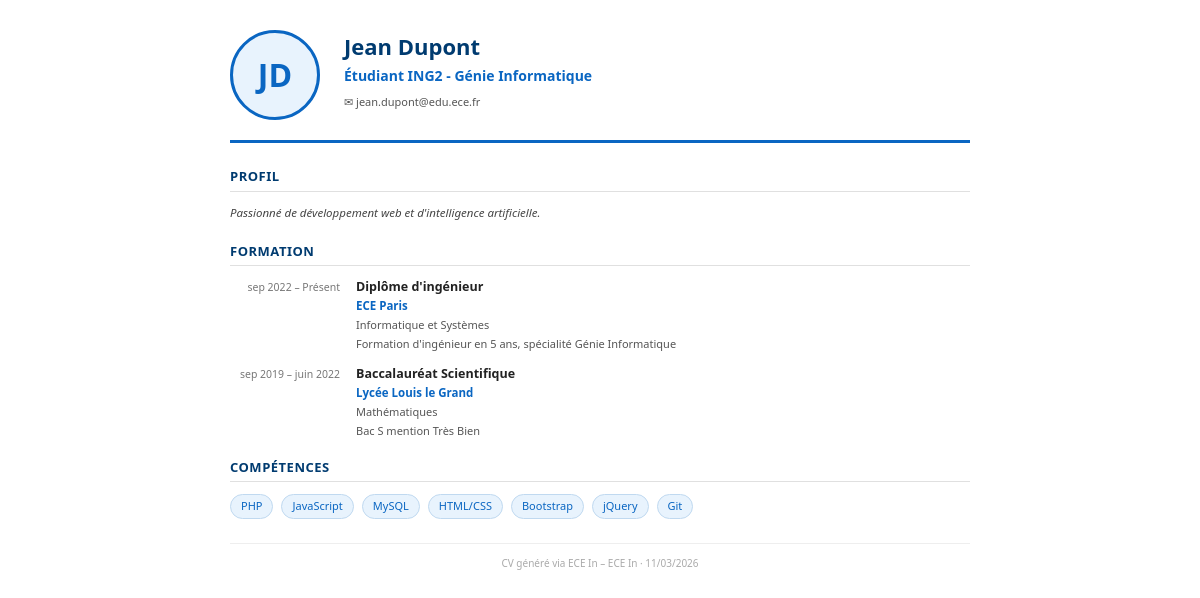
/cv/generer_cv.php (signed in), run on the app's committed database.
### tables this page shows
CREATE TABLE IF NOT EXISTS utilisateurs (
    id INT AUTO_INCREMENT PRIMARY KEY,
    pseudo VARCHAR(50) NOT NULL UNIQUE,
    email VARCHAR(100) NOT NULL UNIQUE,
    mot_de_passe VARCHAR(255) NOT NULL,
    nom VARCHAR(100) NOT NULL,
    prenom VARCHAR(100) NOT NULL,
    role ENUM('auteur', 'administrateur') NOT NULL DEFAULT 'auteur',
    photo VARCHAR(255) DEFAULT 'assets/images/default_avatar.png',
    image_fond VARCHAR(255) DEFAULT 'assets/images/default_bg.jpg',
    titre VARCHAR(200) DEFAULT NULL,
    biographie TEXT DEFAULT NULL,
    localisation VARCHAR(200) DEFAULT NULL,
    site_web VARCHAR(255) DEFAULT NULL,
    telephone VARCHAR(30) DEFAULT NULL,
    date_naissance DATE DEFAULT NULL,
    date_inscription DATETIME NOT NULL DEFAULT CURRENT_TIMESTAMP,
    derniere_connexion DATETIME DEFAULT NULL,
    actif TINYINT(1) NOT NULL DEFAULT 1,
    INDEX idx_email (email),
    INDEX idx_pseudo (pseudo)
);

CREATE TABLE IF NOT EXISTS formations (
    id INT AUTO_INCREMENT PRIMARY KEY,
    utilisateur_id INT NOT NULL,
    etablissement VARCHAR(200) NOT NULL,
    diplome VARCHAR(200) NOT NULL,
    domaine VARCHAR(200) DEFAULT NULL,
    date_debut DATE NOT NULL,
    date_fin DATE DEFAULT NULL,
    en_cours TINYINT(1) DEFAULT 0,
    description TEXT DEFAULT NULL,
    lieu VARCHAR(200) DEFAULT NULL,
    FOREIGN KEY (utilisateur_id) REFERENCES utilisateurs(id) ON DELETE CASCADE,
    INDEX idx_utilisateur (utilisateur_id)
);

### config/config.php (called while the page is built, shortened)
<?php
function h(string $data): string {
    return htmlspecialchars($data, ENT_QUOTES, 'UTF-8');
}

### cv/generer_cv.php (the view, shortened to what this page needs)
<?php
require_once __DIR__ . '/../config/config.php';
$pdo    = getDB();
$userId = $_SESSION['utilisateur_id'];
$stmtUser = $pdo->prepare("SELECT * FROM utilisateurs WHERE id = ?");
$stmtUser->execute([$userId]);
$user = $stmtUser->fetch();
$stmtForm = $pdo->prepare("SELECT * FROM formations WHERE utilisateur_id = ? ORDER BY date_debut DESC");
$stmtForm->execute([$userId]);
$formations = $stmtForm->fetchAll();
$competences = ['PHP', 'JavaScript', 'MySQL', 'HTML/CSS', 'Bootstrap', 'jQuery', 'Git'];
$moisFr = [
    1 => 'jan', 2 => 'fév', 3 => 'mar', 4 => 'avr', 5 => 'mai', 6 => 'juin',
    7 => 'juil', 8 => 'août', 9 => 'sep', 10 => 'oct', 11 => 'nov', 12 => 'déc',
];
function formatCVDate($date) {
    global $moisFr;
    return $moisFr[(int)date('n', strtotime($date))] . ' ' . date('Y', strtotime($date));
}
?>
<!DOCTYPE html>
<html lang="fr">
<head>
</head>
<body>
<div class="cv-wrapper">
    <div class="cv-header">
        <?php
        $photoSrc = BASE_PATH . '/' . ($user['photo'] ?? '');
        if ($user['photo'] && file_exists($photoSrc) && !str_contains($user['photo'], 'default_avatar')):
        ?>
        <img src="<?= h('../' . $user['photo']) ?>" alt="Photo" class="cv-photo">
        <?php else: ?>
        <div class="cv-photo-placeholder">
            <?= strtoupper(mb_substr($user['prenom'], 0, 1) . mb_substr($user['nom'], 0, 1)) ?>
        </div>
        <?php endif; ?>
        <div style="flex:1">
            <div class="cv-nom"><?= h($user['prenom'] . ' ' . $user['nom']) ?></div>
            <?php if ($user['titre']): ?>
            <div class="cv-titre"><?= h($user['titre']) ?></div>
            <?php endif; ?>
            <div class="cv-contacts">
                <?php if ($user['email']): ?>
                <div class="cv-contact-item">✉ <?= h($user['email']) ?></div>
                <?php endif; ?>
            </div>
        </div>
    </div>
    <?php if ($user['biographie']): ?>
    <div class="cv-section">
        <div class="cv-section-title">Profil</div>
        <p class="cv-bio"><?= nl2br(h($user['biographie'])) ?></p>
    </div>
    <?php endif; ?>
    <?php if (!empty($formations)): ?>
    <div class="cv-section">
        <div class="cv-section-title">Formation</div>
        <?php foreach ($formations as $f): ?>
        <div class="cv-item">
            <div class="cv-item-dates">
                <?= formatCVDate($f['date_debut']) ?> –
                <?= $f['en_cours'] ? 'Présent' : formatCVDate($f['date_fin']) ?>
            </div>
            <div class="cv-item-content">
                <div class="cv-item-title"><?= h($f['diplome']) ?></div>
                <div class="cv-item-subtitle"><?= h($f['etablissement']) ?><?= $f['lieu'] ? ', ' . h($f['lieu']) : '' ?></div>
                <?php if ($f['domaine']): ?>
                <div class="cv-item-desc"><?= h($f['domaine']) ?></div>
                <?php endif; ?>
                <?php if ($f['description']): ?>
                <div class="cv-item-desc"><?= nl2br(h($f['description'])) ?></div>
                <?php endif; ?>
            </div>
        </div>
        <?php endforeach; ?>
    </div>
    <?php endif; ?>
    <div class="cv-section">
        <div class="cv-section-title">Compétences</div>
        <div class="competences-grid">
            <?php foreach ($competences as $comp): ?>
            <span class="competence-badge"><?= h($comp) ?></span>
            <?php endforeach; ?>
        </div>
    </div>
    <div class="cv-footer">
        CV généré via ECE In – <?= SITE_NOM ?> · <?= date('d/m/Y') ?>
    </div>
</div>
</body>
</html>

### cv/generer_cv.php (style rules this page uses)
* { margin:0; padding:0; box-sizing:border-box; }
body { font-family: 'Segoe UI', Calibri, Arial, sans-serif; font-size: 12px; line-height: 1.5; color: #222; background: #fff; }
.cv-wrapper { max-width: 800px; margin: 0 auto; padding: 30px; }
.cv-header { display: flex; align-items: flex-start; gap: 24px; padding-bottom: 20px; border-bottom: 3px solid #0a66c2; margin-bottom: 24px; }
.cv-photo-placeholder { width: 90px; height: 90px; border-radius: 50%; background: #e8f3fd; display: flex; align-items: center; justify-content: center; font-size: 2rem; color: #0a66c2; font-weight: 900; border: 3px solid #0a66c2; flex-shrink: 0; }
.cv-nom { font-size: 22px; font-weight: 700; color: #003b70; margin-bottom: 2px; }
.cv-titre { font-size: 14px; color: #0a66c2; font-weight: 600; margin-bottom: 8px; }
.cv-contacts { display: flex; flex-wrap: wrap; gap: 12px; font-size: 11px; color: #555; }
.cv-contact-item { display: flex; align-items: center; gap: 4px; }
.cv-section { margin-bottom: 20px; }
.cv-section-title { font-size: 13px; font-weight: 700; color: #003b70; text-transform: uppercase; letter-spacing: 0.5px; border-bottom: 1.5px solid #e0e0e0; padding-bottom: 4px; margin-bottom: 12px; }
.cv-item { display: flex; gap: 16px; margin-bottom: 14px; }
.cv-item-dates { width: 110px; min-width: 110px; font-size: 10.5px; color: #777; text-align: right; padding-top: 2px; }
.cv-item-content { flex: 1; }
.cv-item-title { font-weight: 700; font-size: 12.5px; color: #222; }
.cv-item-subtitle { font-weight: 600; font-size: 11.5px; color: #0a66c2; }
.cv-item-desc { font-size: 11px; color: #555; margin-top: 3px; line-height: 1.4; }
.competences-grid { display: flex; flex-wrap: wrap; gap: 8px; }
.competence-badge { background: #e8f3fd; color: #0a66c2; border: 1px solid #c0d9f0; padding: 3px 10px; border-radius: 20px; font-size: 11px; font-weight: 500; }
.cv-bio { font-size: 11.5px; color: #444; line-height: 1.6; font-style: italic; }
.cv-footer { text-align: center; font-size: 10px; color: #aaa; border-top: 1px solid #eee; padding-top: 12px; margin-top: 24px; }

### data on the page
utilisateurs: prenom+nom "JD", prenom+nom "Jean Dupont", titre "Étudiant ING2 - Génie Informatique", email "jean.dupont@edu.ece.fr", biographie "Passionné de développement web et d'intelligence artificielle."
formations: date_debut "sep 2022", en_cours "Présent", diplome "Diplôme d'ingénieur", etablissement "ECE Paris", domaine "Informatique et Systèmes", description "Formation d'ingénieur en 5 ans, spécialité Génie Informatique"
formations: date_debut "sep 2019", date_fin "juin 2022", diplome "Baccalauréat Scientifique", etablissement "Lycée Louis le Grand", domaine "Mathématiques", description "Bac S mention Très Bien"

### other printed values
$comp "PHP"
$comp "JavaScript"
$comp "MySQL"
$comp "HTML/CSS"
$comp "Bootstrap"
$comp "jQuery"
$comp "Git"
SITE_NOM "ECE In"
